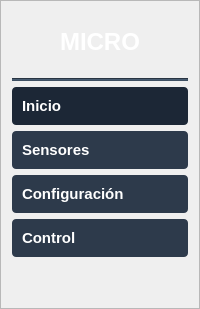
     <widget class="QFrame" name="navigationFrame">
      <property name="font">
       <font>
        <pointsize>12</pointsize>
       </font>
      </property>
      <property name="styleSheet">
       <string notr="true">QFrame#navigationFrame {
  background-color: rgb(45, 58, 75);
  border-radius: 12px;
  margin: 8px;
}</string>
      </property>
      <property name="frameShape">
       <enum>QFrame::StyledPanel</enum>
      </property>
      <property name="frameShadow">
       <enum>QFrame::Plain</enum>
      </property>
      <layout class="QVBoxLayout" name="verticalLayout">
       <item>
        <widget class="QLabel" name="logoLabel">
         <property name="minimumSize">
          <size>
           <width>0</width>
           <height>60</height>
          </size>
         </property>
         <property name="font">
          <font>
           <family>Segoe UI</family>
           <pointsize>18</pointsize>
           <italic>false</italic>
           <bold>true</bold>
          </font>
         </property>
         <property name="styleSheet">
          <string notr="true">color: white;
font-weight: bold;
text-align: center;</string>
         </property>
         <property name="text">
          <string>MICRO</string>
         </property>
         <property name="alignment">
          <set>Qt::AlignCenter</set>
         </property>
        </widget>
       </item>
       <item>
        <widget class="Line" name="line">
         <property name="styleSheet">
          <string notr="true">background-color: #3e5063;</string>
         </property>
         <property name="orientation">
          <enum>Qt::Horizontal</enum>
         </property>
        </widget>
       </item>
       <item>
        <widget class="QPushButton" name="btnHome">
         <property name="font">
          <font>
           <pointsize>11</pointsize>
           <bold>true</bold>
          </font>
         </property>
         <property name="styleSheet">
          <string notr="true">QPushButton {
  background-color: #2d3a4b;
  color: white;
  border-radius: 4px;
  padding: 10px;
  font-weight: bold;
  text-align: left;
}

QPushButton:hover {
  background-color: rgb(174, 188, 191);
}

QPushButton:checked {
  background-color: rgb(28, 39, 54);
}</string>
         </property>
         <property name="text">
          <string>Inicio</string>
         </property>
         <property name="checkable">
          <bool>true</bool>
         </property>
         <property name="checked">
          <bool>true</bool>
         </property>
        </widget>
       </item>
       <item>
        <widget class="QPushButton" name="btnSensors">
         <property name="font">
          <font>
           <pointsize>11</pointsize>
           <bold>true</bold>
          </font>
         </property>
         <property name="styleSheet">
          <string notr="true">QPushButton {
  background-color: #2d3a4b;
  color: white;
  border-radius: 4px;
  padding: 10px;
  font-weight: bold;
  text-align: left;
}

QPushButton:hover {
  background-color: rgb(174, 188, 191);
}

QPushButton:checked {
  background-color: rgb(28, 39, 54);
}</string>
         </property>
         <property name="text">
          <string>Sensores</string>
         </property>
         <property name="checkable">
          <bool>true</bool>
         </property>
        </widget>
       </item>
       <item>
        <widget class="QPushButton" name="btnConfig">
         <property name="font">
          <font>
           <pointsize>11</pointsize>
           <bold>true</bold>
          </font>
         </property>
         <property name="styleSheet">
          <string notr="true">QPushButton {
  background-color: #2d3a4b;
  color: white;
  border-radius: 4px;
  padding: 10px;
  font-weight: bold;
  text-align: left;
}

QPushButton:hover {
  background-color: rgb(174, 188, 191);
}

QPushButton:checked {
  background-color: rgb(28, 39, 54);
}</string>
         </property>
         <property name="text">
          <string>Configuración</string>
         </property>
         <property name="checkable">
          <bool>true</bool>
         </property>
        </widget>
       </item>
       <item>
        <widget class="QPushButton" name="btnControl">
         <property name="font">
          <font>
           <pointsize>11</pointsize>
           <bold>true</bold>
          </font>
         </property>
         <property name="styleSheet">
          <string notr="true">QPushButton {
  background-color: #2d3a4b;
  color: white;
  border-radius: 4px;
  padding: 10px;
  font-weight: bold;
  text-align: left;
}

QPushButton:hover {
  background-color: rgb(174, 188, 191);
}

QPushButton:checked {
  background-color: rgb(28, 39, 54);
}</string>
         </property>
         <property name="text">
          <string>Control</string>
         </property>
         <property name="checkable">
          <bool>true</bool>
         </property>
        </widget>
       </item>
       <item>
        <spacer name="verticalSpacer">
         <property name="orientation">
          <enum>Qt::Vertical</enum>
         </property>
         <property name="sizeHint" stdset="0">
          <size>
           <width>20</width>
           <height>40</height>
          </size>
         </property>
        </spacer>
       </item>
      </layout>
     </widget>
